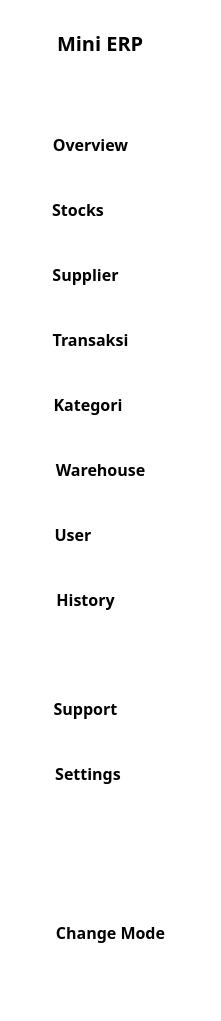
   <widget class="QWidget" name="icon_text_widget" native="true">
    <property name="geometry">
     <rect>
      <x>76</x>
      <y>2</y>
      <width>221</width>
      <height>1021</height>
     </rect>
    </property>
    <property name="maximumSize">
     <size>
      <width>221</width>
      <height>1021</height>
     </size>
    </property>
    <property name="styleSheet">
     <string notr="true">background-color: rgb(255, 255, 255);</string>
    </property>
    <layout class="QVBoxLayout" name="verticalLayout_6">
     <property name="topMargin">
      <number>20</number>
     </property>
     <item>
      <layout class="QHBoxLayout" name="horizontalLayout">
       <property name="topMargin">
        <number>5</number>
       </property>
       <item>
        <widget class="QLabel" name="label">
         <property name="minimumSize">
          <size>
           <width>35</width>
           <height>35</height>
          </size>
         </property>
         <property name="maximumSize">
          <size>
           <width>40</width>
           <height>40</height>
          </size>
         </property>
         <property name="text">
          <string/>
         </property>
         <property name="pixmap">
          <pixmap resource="icons/resources.qrc">:/icons/stock-blue.svg</pixmap>
         </property>
         <property name="scaledContents">
          <bool>true</bool>
         </property>
        </widget>
       </item>
       <item>
        <widget class="QLabel" name="label_2">
         <property name="font">
          <font>
           <family>Poppins</family>
           <pointsize>15</pointsize>
           <weight>75</weight>
           <bold>true</bold>
          </font>
         </property>
         <property name="text">
          <string>Mini ERP</string>
         </property>
        </widget>
       </item>
       <item>
        <widget class="QPushButton" name="hamburgerBtn2">
         <property name="maximumSize">
          <size>
           <width>45</width>
           <height>45</height>
          </size>
         </property>
         <property name="styleSheet">
          <string notr="true">QPushButton{
	background-color: rgba(255, 255, 255, 0);
	border:none;
	border-radius: 5px;
}

QPushButton:hover{
	background-color: rgba(217, 217, 217, 0.5);
}</string>
         </property>
         <property name="text">
          <string/>
         </property>
         <property name="icon">
          <iconset resource="icons/resources.qrc">
           <normaloff>:/icons/hamburger.svg</normaloff>:/icons/hamburger.svg</iconset>
         </property>
         <property name="iconSize">
          <size>
           <width>25</width>
           <height>25</height>
          </size>
         </property>
         <property name="checkable">
          <bool>true</bool>
         </property>
         <property name="autoExclusive">
          <bool>false</bool>
         </property>
        </widget>
       </item>
      </layout>
     </item>
     <item>
      <spacer name="verticalSpacer">
       <property name="orientation">
        <enum>Qt::Vertical</enum>
       </property>
       <property name="sizeHint" stdset="0">
        <size>
         <width>20</width>
         <height>47</height>
        </size>
       </property>
      </spacer>
     </item>
     <item>
      <layout class="QVBoxLayout" name="verticalLayout">
       <property name="spacing">
        <number>20</number>
       </property>
       <item>
        <widget class="QPushButton" name="overviewBtn2">
         <property name="minimumSize">
          <size>
           <width>45</width>
           <height>45</height>
          </size>
         </property>
         <property name="font">
          <font>
           <family>poppins</family>
           <pointsize>12</pointsize>
           <weight>75</weight>
           <bold>true</bold>
           <strikeout>false</strikeout>
          </font>
         </property>
         <property name="layoutDirection">
          <enum>Qt::LeftToRight</enum>
         </property>
         <property name="styleSheet">
          <string notr="true">QPushButton {
	background-color: rgba(255, 255, 255, 0);
	font-family: poppins;
	font-weight: bold;
	border:none;
	padding-right: 40px;
}

QPushButton:hover{
	color:'#3D6CEE';
	background-color: rgba(217, 217, 217, 0.5);
}</string>
         </property>
         <property name="text">
          <string>Overview</string>
         </property>
         <property name="icon">
          <iconset resource="icons/resources.qrc">
           <normaloff>:/icons/dashboard.svg</normaloff>
           <normalon>:/icons/dashboard-blue.svg</normalon>:/icons/dashboard.svg</iconset>
         </property>
         <property name="iconSize">
          <size>
           <width>100</width>
           <height>25</height>
          </size>
         </property>
         <property name="checkable">
          <bool>true</bool>
         </property>
         <property name="autoExclusive">
          <bool>true</bool>
         </property>
        </widget>
       </item>
       <item>
        <widget class="QPushButton" name="stockBtn2">
         <property name="minimumSize">
          <size>
           <width>45</width>
           <height>45</height>
          </size>
         </property>
         <property name="font">
          <font>
           <family>poppins</family>
           <pointsize>12</pointsize>
           <weight>75</weight>
           <bold>true</bold>
           <strikeout>false</strikeout>
          </font>
         </property>
         <property name="styleSheet">
          <string notr="true">QPushButton {
	background-color: rgba(255, 255, 255, 0);
	font-family: poppins;
	font-weight: bold;
	border:none;
	padding-right:65px;
}

QPushButton:hover{
	color:'#3D6CEE';
	background-color: rgba(217, 217, 217, 0.5);
}</string>
         </property>
         <property name="text">
          <string>Stocks</string>
         </property>
         <property name="icon">
          <iconset resource="icons/resources.qrc">
           <normaloff>:/icons/stock.svg</normaloff>
           <normalon>:/icons/stock-blue.svg</normalon>:/icons/stock.svg</iconset>
         </property>
         <property name="iconSize">
          <size>
           <width>100</width>
           <height>25</height>
          </size>
         </property>
         <property name="checkable">
          <bool>true</bool>
         </property>
         <property name="autoExclusive">
          <bool>true</bool>
         </property>
        </widget>
       </item>
       <item>
        <widget class="QPushButton" name="supplierBtn2">
         <property name="minimumSize">
          <size>
           <width>45</width>
           <height>45</height>
          </size>
         </property>
         <property name="font">
          <font>
           <family>poppins</family>
           <pointsize>12</pointsize>
           <weight>75</weight>
           <bold>true</bold>
           <strikeout>false</strikeout>
          </font>
         </property>
         <property name="styleSheet">
          <string notr="true">QPushButton {
	background-color: rgba(255, 255, 255, 0);
	font-family: poppins;
	font-weight: bold;
	border:none;
	padding-right:50px;
}

QPushButton:hover{
	color:'#3D6CEE';
	background-color: rgba(217, 217, 217, 0.5);
}</string>
         </property>
         <property name="text">
          <string>Supplier</string>
         </property>
         <property name="icon">
          <iconset resource="icons/resources.qrc">
           <normaloff>:/icons/people.svg</normaloff>
           <normalon>:/icons/people-blue.svg</normalon>:/icons/people.svg</iconset>
         </property>
         <property name="iconSize">
          <size>
           <width>100</width>
           <height>25</height>
          </size>
         </property>
         <property name="checkable">
          <bool>true</bool>
         </property>
         <property name="autoExclusive">
          <bool>true</bool>
         </property>
        </widget>
       </item>
       <item>
        <widget class="QPushButton" name="transactionBtn2">
         <property name="minimumSize">
          <size>
           <width>45</width>
           <height>45</height>
          </size>
         </property>
         <property name="font">
          <font>
           <family>poppins</family>
           <pointsize>12</pointsize>
           <weight>75</weight>
           <bold>true</bold>
           <strikeout>false</strikeout>
          </font>
         </property>
         <property name="styleSheet">
          <string notr="true">QPushButton {
	background-color: rgba(255, 255, 255, 0);
	font-family: poppins;
	font-weight: bold;
	border:none;
	padding-right:40px;
}

QPushButton:hover{
	color:'#3D6CEE';
	background-color: rgba(217, 217, 217, 0.5);
}</string>
         </property>
         <property name="text">
          <string>Transaksi</string>
         </property>
         <property name="icon">
          <iconset resource="icons/resources.qrc">
           <normaloff>:/icons/transactions.svg</normaloff>
           <normalon>:/icons/transactions-blue.svg</normalon>:/icons/transactions.svg</iconset>
         </property>
         <property name="iconSize">
          <size>
           <width>100</width>
           <height>25</height>
          </size>
         </property>
         <property name="checkable">
          <bool>true</bool>
         </property>
         <property name="autoExclusive">
          <bool>true</bool>
         </property>
        </widget>
       </item>
       <item>
        <widget class="QPushButton" name="categoryBtn2">
         <property name="minimumSize">
          <size>
           <width>45</width>
           <height>45</height>
          </size>
         </property>
         <property name="font">
          <font>
           <family>poppins</family>
           <pointsize>12</pointsize>
           <weight>75</weight>
           <bold>true</bold>
           <strikeout>false</strikeout>
          </font>
         </property>
         <property name="styleSheet">
          <string notr="true">QPushButton {
	background-color: rgba(255, 255, 255, 0);
	font-family: poppins;
	font-weight: bold;
	border:none;
	padding-right:45px;
}

QPushButton:hover{
	color:'#3D6CEE';
	background-color: rgba(217, 217, 217, 0.5);
}</string>
         </property>
         <property name="text">
          <string>Kategori</string>
         </property>
         <property name="icon">
          <iconset resource="icons/resources.qrc">
           <normaloff>:/icons/category.svg</normaloff>
           <normalon>:/icons/category-blue.svg</normalon>:/icons/category.svg</iconset>
         </property>
         <property name="iconSize">
          <size>
           <width>100</width>
           <height>25</height>
          </size>
         </property>
         <property name="checkable">
          <bool>true</bool>
         </property>
         <property name="autoExclusive">
          <bool>true</bool>
         </property>
        </widget>
       </item>
       <item>
        <widget class="QPushButton" name="warehouseBtn2">
         <property name="minimumSize">
          <size>
           <width>45</width>
           <height>45</height>
          </size>
         </property>
         <property name="font">
          <font>
           <family>poppins</family>
           <pointsize>12</pointsize>
           <weight>75</weight>
           <bold>true</bold>
           <strikeout>false</strikeout>
          </font>
         </property>
         <property name="styleSheet">
          <string notr="true">QPushButton {
	background-color: rgba(255, 255, 255, 0);
	font-family: poppins;
	font-weight: bold;
	border:none;
	padding-right:20px;
}

QPushButton:hover{
	color:'#3D6CEE';
	background-color: rgba(217, 217, 217, 0.5);
}</string>
         </property>
         <property name="text">
          <string>Warehouse</string>
         </property>
         <property name="icon">
          <iconset resource="icons/resources.qrc">
           <normaloff>:/icons/warehouse.svg</normaloff>
           <normalon>:/icons/warehouse-blue.svg</normalon>:/icons/warehouse.svg</iconset>
         </property>
         <property name="iconSize">
          <size>
           <width>100</width>
           <height>25</height>
          </size>
         </property>
         <property name="checkable">
          <bool>true</bool>
         </property>
         <property name="autoExclusive">
          <bool>true</bool>
         </property>
        </widget>
       </item>
       <item>
        <widget class="QPushButton" name="userBtn2">
         <property name="minimumSize">
          <size>
           <width>45</width>
           <height>45</height>
          </size>
         </property>
         <property name="font">
          <font>
           <family>poppins</family>
           <pointsize>12</pointsize>
           <weight>75</weight>
           <bold>true</bold>
           <strikeout>false</strikeout>
          </font>
         </property>
         <property name="styleSheet">
          <string notr="true">QPushButton {
	background-color: rgba(255, 255, 255, 0);
	font-family: poppins;
	font-weight: bold;
	border:none;
	padding-right:75px;
}

QPushButton:hover{
	color:'#3D6CEE';
	background-color: rgba(217, 217, 217, 0.5);
}</string>
         </property>
         <property name="text">
          <string>User</string>
         </property>
         <property name="icon">
          <iconset resource="icons/resources.qrc">
           <normaloff>:/icons/users.svg</normaloff>
           <normalon>:/icons/users-blue.svg</normalon>:/icons/users.svg</iconset>
         </property>
         <property name="iconSize">
          <size>
           <width>100</width>
           <height>25</height>
          </size>
         </property>
         <property name="checkable">
          <bool>true</bool>
         </property>
         <property name="autoExclusive">
          <bool>true</bool>
         </property>
        </widget>
       </item>
       <item>
        <widget class="QPushButton" name="historyBtn2">
         <property name="minimumSize">
          <size>
           <width>45</width>
           <height>45</height>
          </size>
         </property>
         <property name="font">
          <font>
           <family>poppins</family>
           <pointsize>12</pointsize>
           <weight>75</weight>
           <bold>true</bold>
           <strikeout>false</strikeout>
          </font>
         </property>
         <property name="styleSheet">
          <string notr="true">QPushButton {
	background-color: rgba(255, 255, 255, 0);
	font-family: poppins;
	font-weight: bold;
	border:none;
	padding-right:50px;
}

QPushButton:hover{
	color:'#3D6CEE';
	background-color: rgba(217, 217, 217, 0.5);
}</string>
         </property>
         <property name="text">
          <string>History</string>
         </property>
         <property name="icon">
          <iconset resource="icons/resources.qrc">
           <normaloff>:/icons/history.svg</normaloff>
           <normalon>:/icons/history-blue.svg</normalon>:/icons/history.svg</iconset>
         </property>
         <property name="iconSize">
          <size>
           <width>100</width>
           <height>25</height>
          </size>
         </property>
         <property name="checkable">
          <bool>true</bool>
         </property>
         <property name="autoExclusive">
          <bool>true</bool>
         </property>
        </widget>
       </item>
      </layout>
     </item>
     <item>
      <spacer name="verticalSpacer_4">
       <property name="orientation">
        <enum>Qt::Vertical</enum>
       </property>
       <property name="sizeHint" stdset="0">
        <size>
         <width>20</width>
         <height>58</height>
        </size>
       </property>
      </spacer>
     </item>
     <item>
      <layout class="QVBoxLayout" name="verticalLayout_4">
       <property name="spacing">
        <number>20</number>
       </property>
       <item>
        <widget class="QPushButton" name="supportBtn2">
         <property name="minimumSize">
          <size>
           <width>0</width>
           <height>45</height>
          </size>
         </property>
         <property name="font">
          <font>
           <family>poppins</family>
           <pointsize>12</pointsize>
           <weight>75</weight>
           <bold>true</bold>
           <strikeout>false</strikeout>
          </font>
         </property>
         <property name="styleSheet">
          <string notr="true">QPushButton {
	background-color: rgba(255, 255, 255, 0);
	font-family: poppins;
	font-weight: bold;
	border:none;
	padding-right:50px;
}

QPushButton:hover{
	color:'#3D6CEE';
	background-color: rgba(217, 217, 217, 0.5);
}</string>
         </property>
         <property name="text">
          <string>Support</string>
         </property>
         <property name="icon">
          <iconset resource="icons/resources.qrc">
           <normaloff>:/icons/support.svg</normaloff>
           <normalon>:/icons/support-blue.svg</normalon>:/icons/support.svg</iconset>
         </property>
         <property name="iconSize">
          <size>
           <width>100</width>
           <height>25</height>
          </size>
         </property>
         <property name="checkable">
          <bool>true</bool>
         </property>
         <property name="autoExclusive">
          <bool>false</bool>
         </property>
        </widget>
       </item>
       <item>
        <widget class="QPushButton" name="settingBtn2">
         <property name="minimumSize">
          <size>
           <width>0</width>
           <height>45</height>
          </size>
         </property>
         <property name="font">
          <font>
           <family>poppins</family>
           <pointsize>12</pointsize>
           <weight>75</weight>
           <bold>true</bold>
           <strikeout>false</strikeout>
          </font>
         </property>
         <property name="styleSheet">
          <string notr="true">QPushButton {
	background-color: rgba(255, 255, 255, 0);
	font-family: poppins;
	font-weight: bold;
	border:none;
	padding-right: 45px;
}

QPushButton:hover{
	color:'#3D6CEE';
	background-color: rgba(217, 217, 217, 0.5);
}</string>
         </property>
         <property name="text">
          <string>Settings</string>
         </property>
         <property name="icon">
          <iconset resource="icons/resources.qrc">
           <normaloff>:/icons/setting.svg</normaloff>
           <normalon>:/icons/setting-blue.svg</normalon>:/icons/setting.svg</iconset>
         </property>
         <property name="iconSize">
          <size>
           <width>100</width>
           <height>25</height>
          </size>
         </property>
         <property name="checkable">
          <bool>true</bool>
         </property>
         <property name="autoExclusive">
          <bool>false</bool>
         </property>
        </widget>
       </item>
      </layout>
     </item>
     <item>
      <spacer name="verticalSpacer_6">
       <property name="orientation">
        <enum>Qt::Vertical</enum>
       </property>
       <property name="sizeHint" stdset="0">
        <size>
         <width>20</width>
         <height>108</height>
        </size>
       </property>
      </spacer>
     </item>
     <item>
      <widget class="QPushButton" name="changeModeBtn2">
       <property name="minimumSize">
        <size>
         <width>0</width>
         <height>45</height>
        </size>
       </property>
       <property name="font">
        <font>
         <family>poppins</family>
         <pointsize>12</pointsize>
         <weight>75</weight>
         <bold>true</bold>
         <strikeout>false</strikeout>
        </font>
       </property>
       <property name="styleSheet">
        <string notr="true">QPushButton {
	background-color: rgba(255, 255, 255, 0);
	font-family: poppins;
	font-weight: bold;
	border:none;
}

QPushButton:hover{
	color:'#3D6CEE';
	background-color: rgba(217, 217, 217, 0.5);
}</string>
       </property>
       <property name="text">
        <string>Change Mode</string>
       </property>
       <property name="icon">
        <iconset resource="icons/resources.qrc">
         <normaloff>:/icons/moon.svg</normaloff>
         <normalon>:/icons/sun-blue.svg</normalon>:/icons/moon.svg</iconset>
       </property>
       <property name="iconSize">
        <size>
         <width>100</width>
         <height>25</height>
        </size>
       </property>
       <property name="checkable">
        <bool>true</bool>
       </property>
       <property name="autoExclusive">
        <bool>false</bool>
       </property>
      </widget>
     </item>
     <item>
      <spacer name="verticalSpacer_7">
       <property name="orientation">
        <enum>Qt::Vertical</enum>
       </property>
       <property name="sizeHint" stdset="0">
        <size>
         <width>20</width>
         <height>23</height>
        </size>
       </property>
      </spacer>
     </item>
    </layout>
   </widget>
